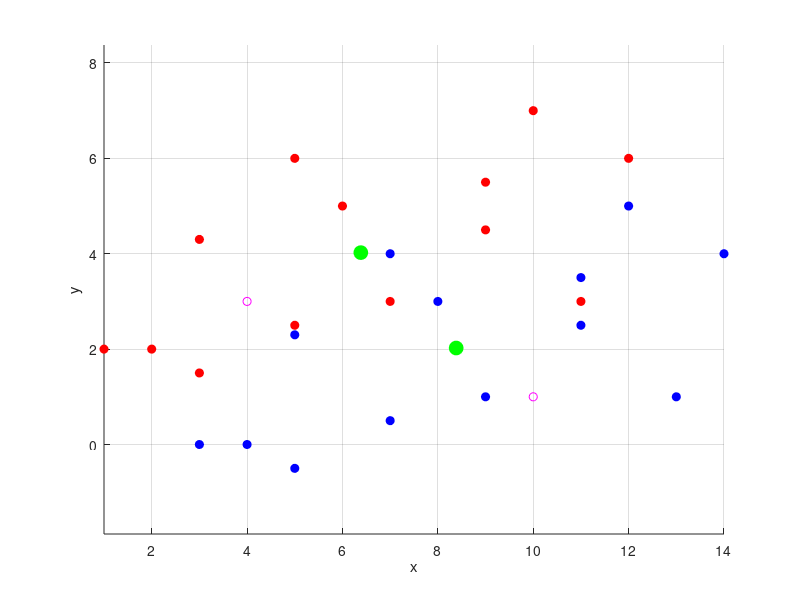

Reproduce this figure in MATLAB.
%Define data points
xx=[2 3 5 7 9 10 9 12 6 3 11 1 5];yy=[2 4.3 2.5 3 5.5 7 4.5 6 5 1.5 3 2 6];zz=[4 6 5 6 6 7 7 7 4 3 5 3 4];
xx=xx';yy=yy';zz=zz';data=[xx,yy,zz];
xx1=xx+2;yy1=yy-2;zz1=zz-2;
xx2=xx1+[+1 -2 +1 -2 +1 -2 +1 -2 +1 -2 +1 -2 +1]';yy2=yy1+[+2 -1 +2 -1 +2 -1 +2 -1 +2 -1 +2 -1 +2]';

%plot the data
figure(1)
h1=plot3(xx,yy,zz,'ro','MarkerFace','r');hold on;
xlabel('x');ylabel('y');zlabel('z');view([0 0 1]);grid on;axis equal
plot3(mean(xx),mean(yy),mean(zz),'og','MarkerSize',10,'MarkerFace','g')
Target1=[4,3,2];Target2=[10,1,6];
plot3(Target1(1),Target1(2),Target1(3),"om")
plot3(Target2(1),Target2(2),Target2(3),"om")

h11=plot3(xx1,yy1,zz1,'bo','MarkerFace','b');hold on;
plot3(mean(xx1),mean(yy1),mean(zz1),'og','MarkerSize',10,'MarkerFace','g')

% 1. Absolute Constant Error:
%    Calculate the average distance from the target
absconsterror1 = ((Target1(1)-mean(xx))^2 + (Target1(2)-mean(yy))^2 + (Target1(3)-mean(zz))^2).^(1/2)
absconsterror2 = ((Target2(1)-mean(xx1))^2 + (Target2(2)-mean(yy1))^2 + (Target2(3)-mean(zz1))^2).^(1/2)

% 2. Constant Error:
%    Estimate the systematic shift from the target
%    by calculating the distance between the target and
%    the center of the cloud
% 3. Variable Error:
%    Estimate the consistency or reaching by
%    calculating the standard deviations of X, Y and Z coordinates
%    of the circles, and then calculating the square root of sum of squares of
%    these three STDs
%4.  Plot a sphere centerd at the center of the cloud, with the radius 
%    equal to the root mean square of std(x), std(y) and std(z). 
%5.  Plot an ellipsoid, rotate it using the first two eigenvectors 
%    in the COEFF matrix from the pca output 
%Bonus: 
%    Scale the axes of the ellipsoid using the pca output